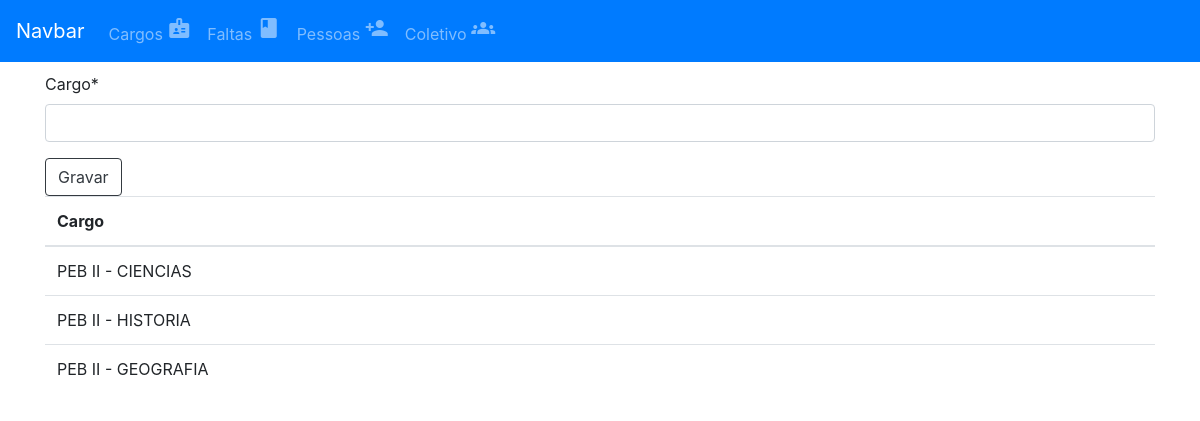
Page /cargos/ on the earlier database version.
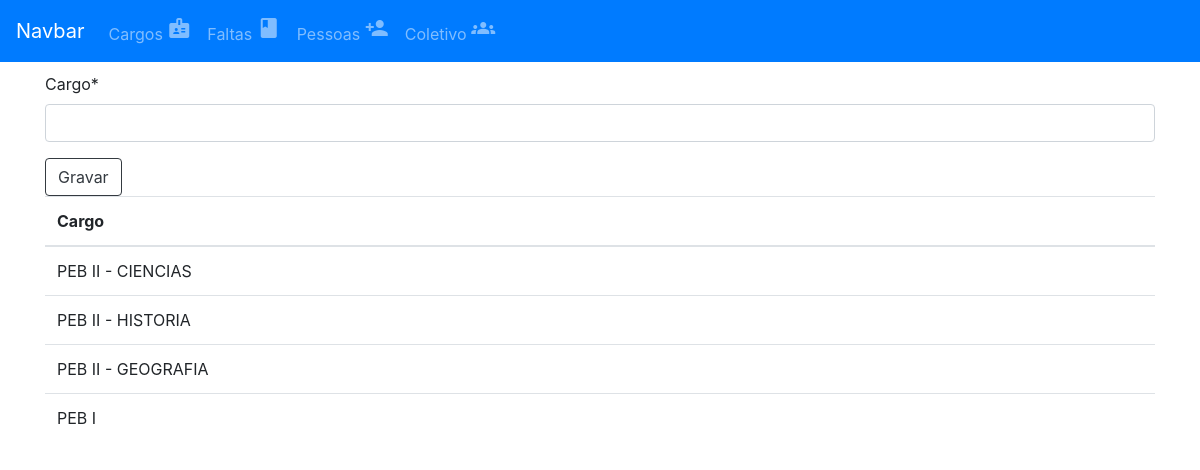
Same page on the later database version.
### app_cargo/models.py (models this page shows, shortened)
class Cargos(models.Model):
    cargo = models.CharField(max_length=50)

### app_cargo/views.py (the view)
# urls.py: path('', cargos, name='listarcargos'),
def cargos(request):
    cargos = Cargos.objects.all()
    if request.method == 'POST':
        form = formularioCargo(request.POST)
        if form.is_valid():
            form.save()
            return redirect('listarcargos')
    else:
        form = formularioCargo()
    return render(request,'cadastrar_cargo.html',{'form':form, 'cargos':cargos})

### app_cargo/forms.py
class formularioCargo(forms.ModelForm):
    cargo = forms.CharField(max_length=50, required=True)
    class Meta:
        model = Cargos
        fields=['cargo']

### app_cargo/template/cadastrar_cargo.html (shortened to what this page needs)
{% extends 'template/menu.html' %}
{% load crispy_forms_tags %}
{% block content %}
<form method="POST">
    {{ form|crispy }}
    <div clas="form-group">
        <button class="btn btn-outline-dark">Gravar</button>
    </div>
</form>
<table class="table table-hover">
    <thead>
        <tr>
            <th scope="col">Cargo</th>
        </tr>
    </thead>
    <tbody>
        {% for cargo in cargos %}
        <tr>
            <td>{{cargo.cargo}}</td>
        </tr>
        {% endfor %}
    </tbody>
</table>
{% endblock content %}

Differences in the rows shown:
added Cargos: cargo "PEB I"
